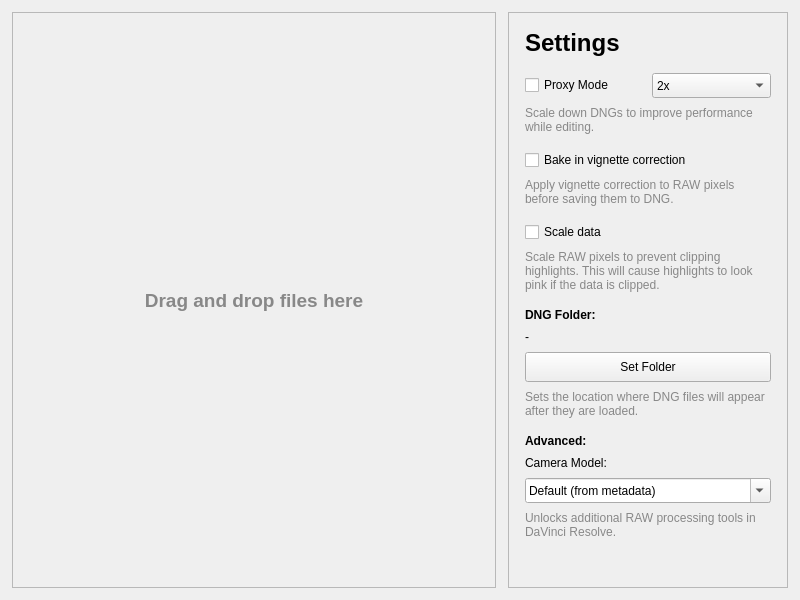
<?xml version="1.0" encoding="UTF-8"?>
<ui version="4.0">
 <class>MainWindow</class>
 <widget class="QMainWindow" name="MainWindow">
  <property name="geometry">
   <rect>
    <x>0</x>
    <y>0</y>
    <width>800</width>
    <height>600</height>
   </rect>
  </property>
  <property name="windowTitle">
   <string>MotionCam Fuse</string>
  </property>
  <widget class="QWidget" name="centralwidget">
   <layout class="QHBoxLayout" name="horizontalLayout">
    <property name="spacing">
     <number>12</number>
    </property>
    <property name="leftMargin">
     <number>12</number>
    </property>
    <property name="topMargin">
     <number>12</number>
    </property>
    <property name="rightMargin">
     <number>12</number>
    </property>
    <property name="bottomMargin">
     <number>12</number>
    </property>
    <item>
     <widget class="QScrollArea" name="dragAndDropScrollArea">
      <property name="sizePolicy">
       <sizepolicy hsizetype="Expanding" vsizetype="Preferred">
        <horstretch>2</horstretch>
        <verstretch>0</verstretch>
       </sizepolicy>
      </property>
      <property name="frameShape">
       <enum>QFrame::Shape::StyledPanel</enum>
      </property>
      <property name="frameShadow">
       <enum>QFrame::Shadow::Raised</enum>
      </property>
      <property name="widgetResizable">
       <bool>true</bool>
      </property>
      <property name="alignment">
       <set>Qt::AlignmentFlag::AlignLeading|Qt::AlignmentFlag::AlignLeft|Qt::AlignmentFlag::AlignTop</set>
      </property>
      <widget class="QWidget" name="scrollAreaWidgetContents">
       <property name="geometry">
        <rect>
         <x>0</x>
         <y>0</y>
         <width>482</width>
         <height>574</height>
        </rect>
       </property>
       <layout class="QVBoxLayout" name="verticalLayout_3">
        <property name="spacing">
         <number>8</number>
        </property>
        <property name="leftMargin">
         <number>16</number>
        </property>
        <property name="topMargin">
         <number>16</number>
        </property>
        <property name="rightMargin">
         <number>16</number>
        </property>
        <property name="bottomMargin">
         <number>16</number>
        </property>
        <item>
         <spacer name="verticalSpacer_top">
          <property name="orientation">
           <enum>Qt::Orientation::Vertical</enum>
          </property>
          <property name="sizeHint" stdset="0">
           <size>
            <width>20</width>
            <height>40</height>
           </size>
          </property>
         </spacer>
        </item>
        <item>
         <widget class="QLabel" name="dragAndDropLabel">
          <property name="text">
           <string>&lt;html&gt;&lt;head/&gt;&lt;body&gt;&lt;p&gt;&lt;span style=&quot; font-weight:700; font-size:14pt; color:#888888;&quot;&gt;Drag and drop files here&lt;/span&gt;&lt;/p&gt;&lt;/body&gt;&lt;/html&gt;</string>
          </property>
          <property name="alignment">
           <set>Qt::AlignmentFlag::AlignCenter</set>
          </property>
         </widget>
        </item>
        <item>
         <spacer name="verticalSpacer_bottom">
          <property name="orientation">
           <enum>Qt::Orientation::Vertical</enum>
          </property>
          <property name="sizeHint" stdset="0">
           <size>
            <width>20</width>
            <height>40</height>
           </size>
          </property>
         </spacer>
        </item>
       </layout>
      </widget>
     </widget>
    </item>
    <item>
     <widget class="QFrame" name="globalSettings">
      <property name="sizePolicy">
       <sizepolicy hsizetype="Preferred" vsizetype="Preferred">
        <horstretch>1</horstretch>
        <verstretch>0</verstretch>
       </sizepolicy>
      </property>
      <property name="minimumSize">
       <size>
        <width>280</width>
        <height>0</height>
       </size>
      </property>
      <property name="frameShape">
       <enum>QFrame::Shape::StyledPanel</enum>
      </property>
      <property name="frameShadow">
       <enum>QFrame::Shadow::Raised</enum>
      </property>
      <layout class="QVBoxLayout" name="settingsLayout">
       <property name="spacing">
        <number>16</number>
       </property>
       <property name="leftMargin">
        <number>16</number>
       </property>
       <property name="topMargin">
        <number>16</number>
       </property>
       <property name="rightMargin">
        <number>16</number>
       </property>
       <property name="bottomMargin">
        <number>16</number>
       </property>
       <item>
        <widget class="QLabel" name="settingsTitle">
         <property name="text">
          <string>&lt;html&gt;&lt;head/&gt;&lt;body&gt;&lt;p&gt;&lt;span style=&quot; font-size:18pt; font-weight:700;&quot;&gt;Settings&lt;/span&gt;&lt;/p&gt;&lt;/body&gt;&lt;/html&gt;</string>
         </property>
        </widget>
       </item>
       <item>
        <layout class="QVBoxLayout" name="draftSection">
         <property name="spacing">
          <number>8</number>
         </property>
         <item>
          <layout class="QHBoxLayout" name="draftLayout">
           <property name="spacing">
            <number>8</number>
           </property>
           <item>
            <widget class="QCheckBox" name="draftModeCheckBox">
             <property name="text">
              <string>Proxy Mode</string>
             </property>
            </widget>
           </item>
           <item>
            <widget class="QComboBox" name="draftQuality">
             <property name="minimumSize">
              <size>
               <width>60</width>
               <height>25</height>
              </size>
             </property>
             <item>
              <property name="text">
               <string>2x</string>
              </property>
             </item>
             <item>
              <property name="text">
               <string>4x</string>
              </property>
             </item>
             <item>
              <property name="text">
               <string>8x</string>
              </property>
             </item>
            </widget>
           </item>
          </layout>
         </item>
         <item>
          <widget class="QLabel" name="draftModeLabel">
           <property name="text">
            <string>&lt;html&gt;&lt;head/&gt;&lt;body&gt;&lt;p&gt;&lt;span style=&quot; font-size:9pt; color:#888888;&quot;&gt;Scale down DNGs to improve performance while editing.&lt;/span&gt;&lt;/p&gt;&lt;/body&gt;&lt;/html&gt;</string>
           </property>
           <property name="wordWrap">
            <bool>true</bool>
           </property>
          </widget>
         </item>
        </layout>
       </item>
       <item>
        <layout class="QVBoxLayout" name="vignetteSection">
         <property name="spacing">
          <number>8</number>
         </property>
         <item>
          <widget class="QCheckBox" name="vignetteCorrectionCheckBox">
           <property name="text">
            <string>Bake in vignette correction</string>
           </property>
          </widget>
         </item>
         <item>
          <widget class="QLabel" name="vignetteCorrectionLabel">
           <property name="text">
            <string>&lt;html&gt;&lt;head/&gt;&lt;body&gt;&lt;p&gt;&lt;span style=&quot; font-size:9pt; color:#888888;&quot;&gt;Apply vignette correction to RAW pixels before saving them to DNG.&lt;/span&gt;&lt;/p&gt;&lt;/body&gt;&lt;/html&gt;</string>
           </property>
           <property name="wordWrap">
            <bool>true</bool>
           </property>
          </widget>
         </item>
        </layout>
       </item>
       <item>
        <layout class="QVBoxLayout" name="scaleSection">
         <property name="spacing">
          <number>8</number>
         </property>
         <item>
          <widget class="QCheckBox" name="scaleRawCheckBox">
           <property name="text">
            <string>Scale data</string>
           </property>
          </widget>
         </item>
         <item>
          <widget class="QLabel" name="scaleRawLabel">
           <property name="text">
            <string>&lt;html&gt;&lt;head/&gt;&lt;body&gt;&lt;p&gt;&lt;span style=&quot; font-size:9pt; color:#888888;&quot;&gt;Scale RAW pixels to prevent clipping highlights. This will cause highlights to look pink if the data is clipped.&lt;/span&gt;&lt;/p&gt;&lt;/body&gt;&lt;/html&gt;</string>
           </property>
           <property name="wordWrap">
            <bool>true</bool>
           </property>
          </widget>
         </item>
        </layout>
       </item>
       <item>
        <layout class="QVBoxLayout" name="cacheSection">
         <property name="spacing">
          <number>8</number>
         </property>
         <item>
          <widget class="QLabel" name="cacheSectionTitle">
           <property name="text">
            <string>&lt;html&gt;&lt;head/&gt;&lt;body&gt;&lt;p&gt;&lt;span style=&quot; font-weight:600;&quot;&gt;DNG Folder:&lt;/span&gt;&lt;/p&gt;&lt;/body&gt;&lt;/html&gt;</string>
           </property>
          </widget>
         </item>
         <item>
          <widget class="QLabel" name="cacheFolderLabel">
           <property name="text">
            <string>-</string>
           </property>
           <property name="wordWrap">
            <bool>true</bool>
           </property>
          </widget>
         </item>
         <item>
          <widget class="QPushButton" name="changeCacheBtn">
           <property name="minimumSize">
            <size>
             <width>0</width>
             <height>30</height>
            </size>
           </property>
           <property name="text">
            <string>Set Folder</string>
           </property>
          </widget>
         </item>
         <item>
          <widget class="QLabel" name="cacheFolderDescription">
           <property name="text">
            <string>&lt;html&gt;&lt;head/&gt;&lt;body&gt;&lt;p&gt;&lt;span style=&quot; font-size:9pt; color:#888888;&quot;&gt;Sets the location where DNG files will appear after they are loaded.&lt;/span&gt;&lt;/p&gt;&lt;/body&gt;&lt;/html&gt;</string>
           </property>
           <property name="wordWrap">
            <bool>true</bool>
           </property>
          </widget>
         </item>
        </layout>
       </item>
       <item>
        <layout class="QVBoxLayout" name="advancedSection">
         <property name="spacing">
          <number>8</number>
         </property>
         <item>
          <widget class="QLabel" name="advancedSectionTitle">
           <property name="text">
            <string>&lt;html&gt;&lt;head/&gt;&lt;body&gt;&lt;p&gt;&lt;span style=&quot; font-weight:600;&quot;&gt;Advanced:&lt;/span&gt;&lt;/p&gt;&lt;/body&gt;&lt;/html&gt;</string>
           </property>
          </widget>
         </item>
         <item>
          <layout class="QVBoxLayout" name="cameraModelSection">
           <property name="spacing">
            <number>8</number>
           </property>
           <item>
            <widget class="QLabel" name="cameraModelLabel">
             <property name="text">
              <string>Camera Model:</string>
             </property>
            </widget>
           </item>
           <item>
            <widget class="QComboBox" name="cameraModelComboBox">
             <property name="minimumSize">
              <size>
               <width>0</width>
               <height>25</height>
              </size>
             </property>
             <property name="editable">
              <bool>true</bool>
             </property>
             <item>
              <property name="text">
               <string>Default (from metadata)</string>
              </property>
             </item>
             <item>
              <property name="text">
               <string>Blackmagic Pocket Cinema Camera 4K</string>
              </property>
             </item>
             <item>
              <property name="text">
               <string>Panasonic General</string>
              </property>
             </item>
            </widget>
           </item>
           <item>
            <widget class="QLabel" name="cameraModelDescription">
             <property name="text">
              <string>&lt;html&gt;&lt;head/&gt;&lt;body&gt;&lt;p&gt;&lt;span style=&quot; font-size:9pt; color:#888888;&quot;&gt;Unlocks additional RAW processing tools in DaVinci Resolve.&lt;/span&gt;&lt;/p&gt;&lt;/body&gt;&lt;/html&gt;</string>
             </property>
             <property name="wordWrap">
              <bool>true</bool>
             </property>
            </widget>
           </item>
          </layout>
         </item>
        </layout>
       </item>
       <item>
        <spacer name="verticalSpacer">
         <property name="orientation">
          <enum>Qt::Orientation::Vertical</enum>
         </property>
         <property name="sizeHint" stdset="0">
          <size>
           <width>20</width>
           <height>40</height>
          </size>
         </property>
        </spacer>
       </item>
      </layout>
     </widget>
    </item>
   </layout>
  </widget>
 </widget>
 <resources/>
 <connections/>
</ui>
